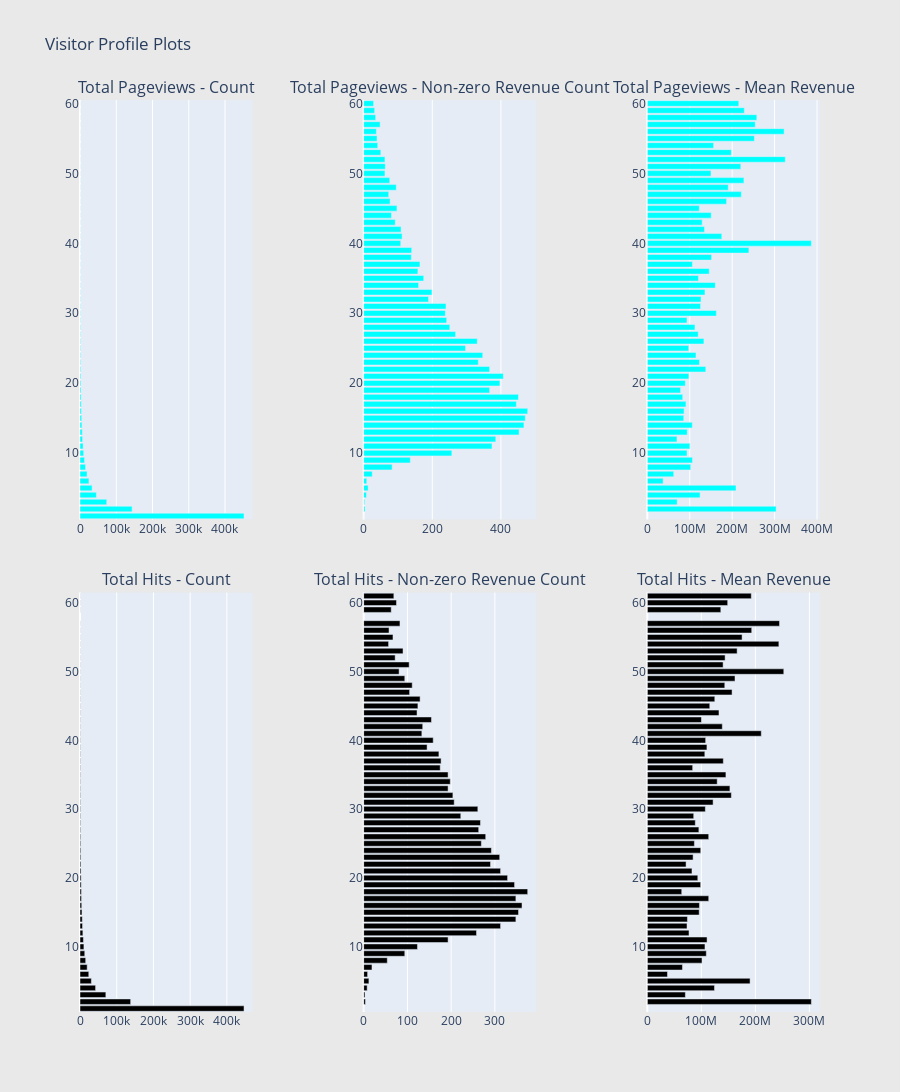

The notebook cell saved with this chart:
### Code cell
cnt_srs = train_df.groupby('totals.pageviews')['totals.transactionRevenue'].agg(['size', 'count', 'mean'])
cnt_srs.columns = ["count", "count of non-zero revenue", "mean"]
cnt_srs = cnt_srs.sort_values(by="count", ascending=False)
trace1 = horizontal_bar_chart(cnt_srs["count"].head(60), 'cyan')
trace2 = horizontal_bar_chart(cnt_srs["count of non-zero revenue"].head(60), 'cyan')
trace5 = horizontal_bar_chart(cnt_srs["mean"].head(60), 'cyan')

# Hits
cnt_srs = train_df.groupby('totals.hits')['totals.transactionRevenue'].agg(['size', 'count', 'mean'])
cnt_srs.columns = ["count", "count of non-zero revenue", 'mean']
cnt_srs = cnt_srs.sort_values(by="count", ascending=False)
trace3 = horizontal_bar_chart(cnt_srs["count"].head(60), 'black')
trace4 = horizontal_bar_chart(cnt_srs["count of non-zero revenue"].head(60), 'black')
trace6 = horizontal_bar_chart(cnt_srs["mean"].head(60), 'black')

# Creating two subplots
fig = tools.make_subplots(rows=2, cols=3, vertical_spacing=0.08, horizontal_spacing=0.15, 
                          subplot_titles=["Total Pageviews - Count", "Total Pageviews - Non-zero Revenue Count", "Total Pageviews - Mean Revenue",
                                          "Total Hits - Count",  "Total Hits - Non-zero Revenue Count", "Total Hits - Mean Revenue"])

fig.append_trace(trace1, 1, 1)
fig.append_trace(trace2, 1, 2)
fig.append_trace(trace5, 1, 3)
fig.append_trace(trace3, 2, 1)
fig.append_trace(trace4, 2, 2)
fig.append_trace(trace6, 2, 3)

fig['layout'].update(height=1200, width=900, paper_bgcolor='rgb(233,233,233)', title="Visitor Profile Plots")
py.iplot(fig, filename='visitor-profile-plots')

### Figure 1 — Plotly figure (JSON) as saved in the notebook; plotly's stock layout.template omitted (floating-point values rounded to 4 significant figures)
{"data": [{"marker": {"color": "cyan"}, "orientation": "h", "showlegend": false, "type": "bar", "x": [84, 88, 94, 112, 114, 124, 134, 135, 162, 168, 184, 192, 222, 225, 240, 242, 265, 268, 298, 338, 355, 388, 410, 453, 509, 535, 567, 674, 704, 847, 873, 875, 1091, 1143, 1318, 1413, 1567, 1722, 1949, 2211, 2409, 2682, 3150, 3511, 4010, 4720, 5291, 6197, 7097, 8671, 10104, 12585, 15272, 19476, 24688, 33411, 45192, 73835, 143770, 452522], "xaxis": "x", "y": ["60", "59", "58", "56", "57", "55", "54", "53", "50", "52", "51", "49", "48", "47", "46", "44", "43", "45", "42", "41", "40", "39", "38", "37", "36", "35", "34", "33", "32", "31", "30", "29", "28", "27", "26", "25", "24", "23", "22", "21", "20", "19", "18", "17", "16", "15", "14", "13", "12", "11", "10", "9", "8", "7", "6", "5", "4", "3", "2", "1"], "yaxis": "y"}, {"marker": {"color": "cyan"}, "orientation": "h", "showlegend": false, "type": "bar", "x": [29, 32, 35, 37, 48, 39, 41, 50, 62, 62, 63, 76, 95, 73, 77, 81, 92, 97, 109, 112, 108, 140, 139, 164, 158, 175, 160, 199, 189, 240, 238, 242, 251, 268, 331, 297, 347, 334, 367, 407, 397, 367, 451, 445, 478, 471, 467, 453, 385, 374, 257, 136, 83, 25, 9, 13, 8, 3, 4, 0], "xaxis": "x2", "y": ["60", "59", "58", "56", "57", "55", "54", "53", "50", "52", "51", "49", "48", "47", "46", "44", "43", "45", "42", "41", "40", "39", "38", "37", "36", "35", "34", "33", "32", "31", "30", "29", "28", "27", "26", "25", "24", "23", "22", "21", "20", "19", "18", "17", "16", "15", "14", "13", "12", "11", "10", "9", "8", "7", "6", "5", "4", "3", "2", "1"], "yaxis": "y2"}, {"marker": {"color": "cyan"}, "orientation": "h", "showlegend": false, "type": "bar", "x": [215500000.0, 228677500, 258122000, 322500000.0, 254400000.0, 252400000.0, 156200000.0, 197964400, 150000000.0, 325100000.0, 220300000.0, 227600000.0, 190800000.0, 221600000.0, 186800000.0, 150700000.0, 129300000.0, 122500000.0, 134800000.0, 175600000.0, 386700000.0, 239388500, 151500000.0, 106300000.0, 145900000.0, 120400000.0, 160200000.0, 135800000.0, 126600000.0, 125500000.0, 162800000.0, 93470000.0, 112300000.0, 120000000.0, 133400000.0, 97610000.0, 114700000.0, 122900000.0, 137800000.0, 97860000.0, 89530000.0, 78330000.0, 83450000.0, 91030000.0, 86660000.0, 85830000.0, 106100000.0, 94120000.0, 69840000.0, 100200000.0, 93480000.0, 106500000.0, 102300000.0, 62228400, 37280000.0, 209100000.0, 124287500, 70390000.0, 303625000, null], "xaxis": "x3", "y": ["60", "59", "58", "56", "57", "55", "54", "53", "50", "52", "51", "49", "48", "47", "46", "44", "43", "45", "42", "41", "40", "39", "38", "37", "36", "35", "34", "33", "32", "31", "30", "29", "28", "27", "26", "25", "24", "23", "22", "21", "20", "19", "18", "17", "16", "15", "14", "13", "12", "11", "10", "9", "8", "7", "6", "5", "4", "3", "2", "1"], "yaxis": "y3"}, {"marker": {"color": "black"}, "orientation": "h", "showlegend": false, "type": "bar", "x": [198, 203, 206, 211, 212, 227, 246, 261, 269, 316, 333, 348, 349, 363, 424, 438, 454, 501, 527, 553, 621, 693, 724, 745, 785, 845, 846, 944, 1088, 1104, 1289, 1291, 1406, 1504, 1718, 1925, 2126, 2190, 2477, 2798, 3064, 3291, 3755, 4130, 4716, 5384, 6194, 6881, 7879, 9264, 10640, 12959, 15484, 19518, 23918, 30939, 42444, 70402, 137952, 446754], "xaxis": "x4", "y": ["61", "59", "60", "56", "57", "55", "54", "52", "53", "50", "51", "49", "48", "47", "46", "45", "44", "43", "42", "41", "40", "39", "38", "37", "36", "35", "34", "33", "32", "31", "30", "29", "28", "27", "26", "25", "24", "23", "22", "21", "20", "19", "18", "17", "16", "15", "14", "13", "12", "11", "10", "9", "8", "7", "6", "5", "4", "3", "2", "1"], "yaxis": "y4"}, {"marker": {"color": "black"}, "orientation": "h", "showlegend": false, "type": "bar", "x": [69, 63, 75, 58, 83, 67, 57, 72, 90, 81, 104, 94, 111, 105, 129, 124, 122, 155, 135, 133, 159, 145, 172, 177, 175, 193, 198, 193, 204, 207, 261, 222, 267, 263, 279, 269, 292, 311, 290, 313, 329, 345, 375, 348, 362, 354, 348, 313, 258, 193, 123, 94, 54, 19, 9, 12, 8, 3, 4, 0], "xaxis": "x5", "y": ["61", "59", "60", "56", "57", "55", "54", "52", "53", "50", "51", "49", "48", "47", "46", "45", "44", "43", "42", "41", "40", "39", "38", "37", "36", "35", "34", "33", "32", "31", "30", "29", "28", "27", "26", "25", "24", "23", "22", "21", "20", "19", "18", "17", "16", "15", "14", "13", "12", "11", "10", "9", "8", "7", "6", "5", "4", "3", "2", "1"], "yaxis": "y5"}, {"marker": {"color": "black"}, "orientation": "h", "showlegend": false, "type": "bar", "x": [192400000.0, 136000000.0, 148700000.0, 193200000.0, 244700000.0, 175400000.0, 243500000.0, 144000000.0, 166200000.0, 252600000.0, 140300000.0, 162300000.0, 143400000.0, 156800000.0, 124900000.0, 115600000.0, 132600000.0, 100200000.0, 138800000.0, 210900000.0, 108000000.0, 110300000.0, 106400000.0, 140700000.0, 83897600, 145400000.0, 129300000.0, 152900000.0, 155500000.0, 121700000.0, 107400000.0, 85830000.0, 88800000.0, 95410000.0, 113600000.0, 87120000.0, 98840000.0, 84710000.0, 71690000.0, 82630000.0, 93420000.0, 98680000.0, 63682800, 113600000.0, 96460000.0, 95990000.0, 74250000.0, 73470000.0, 77150000.0, 110600000.0, 106700000.0, 109200000.0, 101200000.0, 65030000, 37280000.0, 190200000.0, 124287500, 70390000.0, 303625000, null], "xaxis": "x6", "y": ["61", "59", "60", "56", "57", "55", "54", "52", "53", "50", "51", "49", "48", "47", "46", "45", "44", "43", "42", "41", "40", "39", "38", "37", "36", "35", "34", "33", "32", "31", "30", "29", "28", "27", "26", "25", "24", "23", "22", "21", "20", "19", "18", "17", "16", "15", "14", "13", "12", "11", "10", "9", "8", "7", "6", "5", "4", "3", "2", "1"], "yaxis": "y6"}], "layout": {"annotations": [{"font": {"size": 16}, "showarrow": false, "text": "Total Pageviews - Count", "x": 0.1167, "xanchor": "center", "xref": "paper", "y": 1, "yanchor": "bottom", "yref": "paper"}, {"font": {"size": 16}, "showarrow": false, "text": "Total Pageviews - Non-zero Revenue Count", "x": 0.5, "xanchor": "center", "xref": "paper", "y": 1, "yanchor": "bottom", "yref": "paper"}, {"font": {"size": 16}, "showarrow": false, "text": "Total Pageviews - Mean Revenue", "x": 0.8833, "xanchor": "center", "xref": "paper", "y": 1, "yanchor": "bottom", "yref": "paper"}, {"font": {"size": 16}, "showarrow": false, "text": "Total Hits - Count", "x": 0.1167, "xanchor": "center", "xref": "paper", "y": 0.46, "yanchor": "bottom", "yref": "paper"}, {"font": {"size": 16}, "showarrow": false, "text": "Total Hits - Non-zero Revenue Count", "x": 0.5, "xanchor": "center", "xref": "paper", "y": 0.46, "yanchor": "bottom", "yref": "paper"}, {"font": {"size": 16}, "showarrow": false, "text": "Total Hits - Mean Revenue", "x": 0.8833, "xanchor": "center", "xref": "paper", "y": 0.46, "yanchor": "bottom", "yref": "paper"}], "height": 1200, "paper_bgcolor": "rgb(233,233,233)", "title": {"text": "Visitor Profile Plots"}, "width": 900, "xaxis": {"anchor": "y", "domain": [0, 0.2333]}, "xaxis2": {"anchor": "y2", "domain": [0.3833, 0.6167]}, "xaxis3": {"anchor": "y3", "domain": [0.7667, 1.0]}, "xaxis4": {"anchor": "y4", "domain": [0, 0.2333]}, "xaxis5": {"anchor": "y5", "domain": [0.3833, 0.6167]}, "xaxis6": {"anchor": "y6", "domain": [0.7667, 1.0]}, "yaxis": {"anchor": "x", "domain": [0.54, 1]}, "yaxis2": {"anchor": "x2", "domain": [0.54, 1]}, "yaxis3": {"anchor": "x3", "domain": [0.54, 1]}, "yaxis4": {"anchor": "x4", "domain": [0, 0.46]}, "yaxis5": {"anchor": "x5", "domain": [0, 0.46]}, "yaxis6": {"anchor": "x6", "domain": [0, 0.46]}}}
